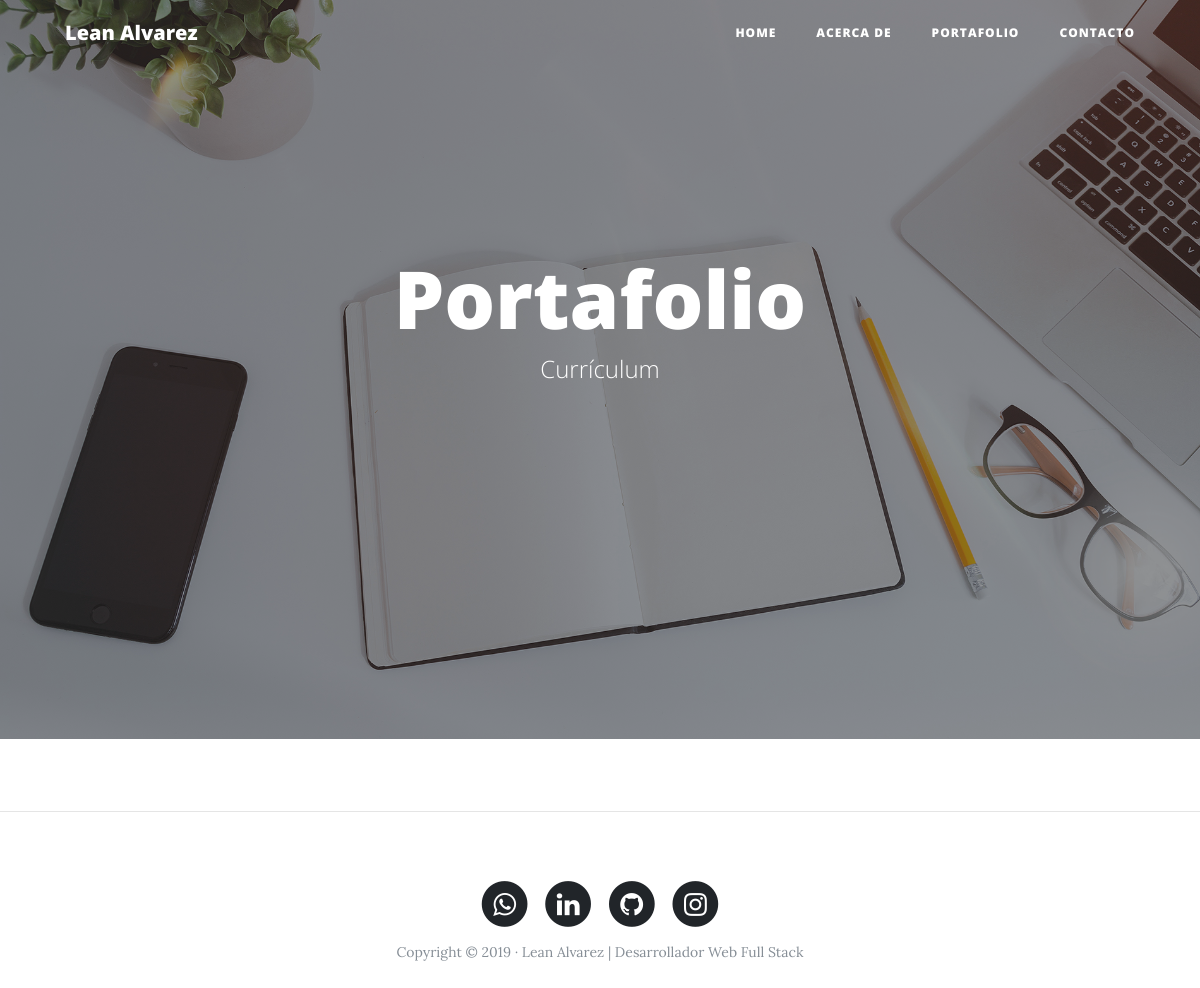
/portfolio/, run on an earlier commit of the app's database.
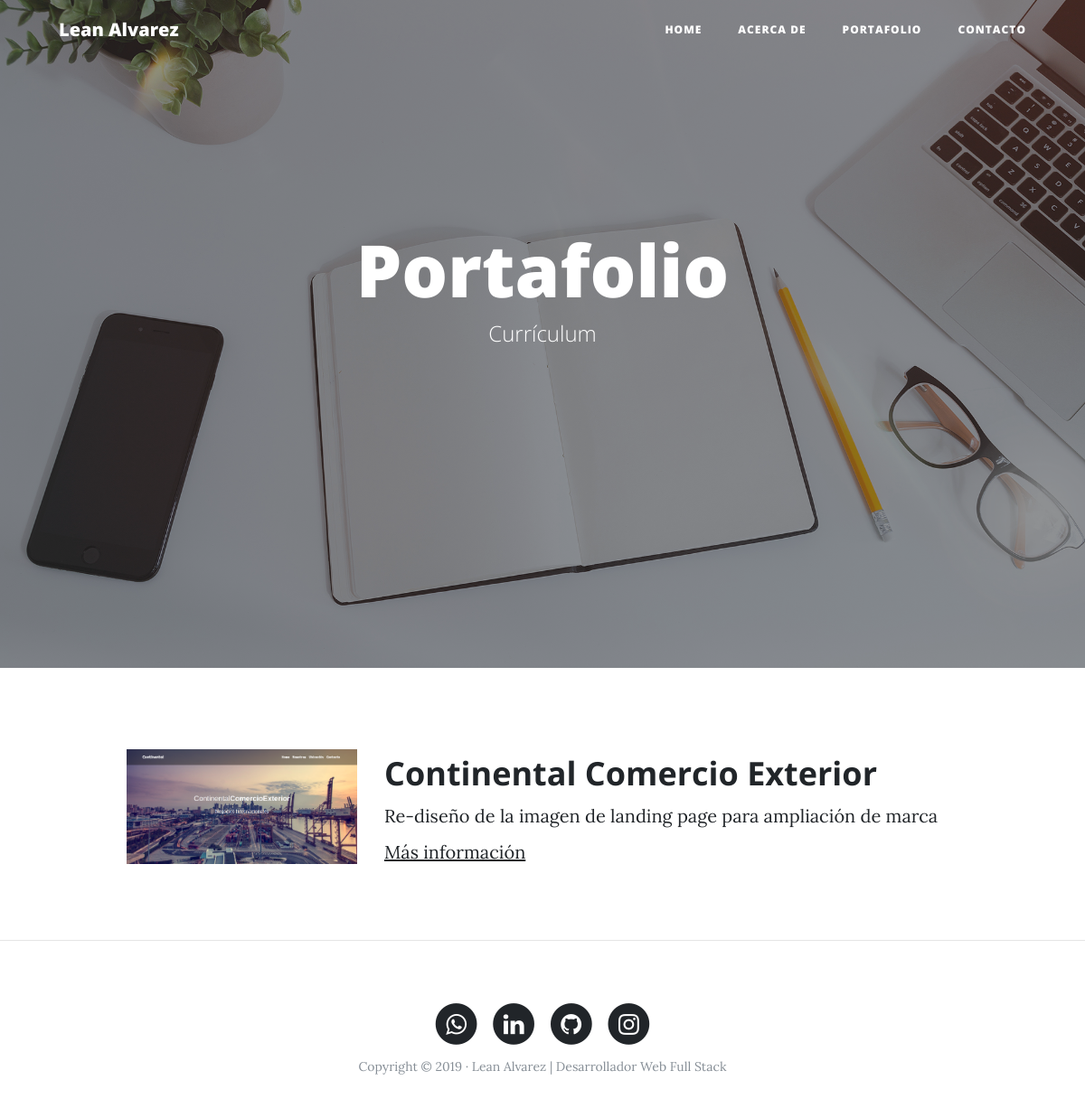
And on a later commit of the database.
### portfolio/models.py (models this page shows, shortened)
class Project(models.Model):
    title = models.CharField(max_length=200, verbose_name="Titulo")
    description = models.TextField(verbose_name="Descripción")
    image = models.ImageField(verbose_name="Imagen", upload_to="projects")
    links = models.URLField(verbose_name="Dirección Web", null=True, blank=True)
    created = models.DateTimeField(auto_now_add=True, verbose_name="Fecha de creación")
    updated = models.DateTimeField(auto_now=True, verbose_name="Fecha de edición")
    class Meta:
        verbose_name = "proyecto"
        verbose_name_plural = "proyectos"
        ordering = ["-created"]

### portfolio/views.py (the view)
# urls.py: path('portfolio/', portfolio_views.portfolio, name="portfolio"),
def portfolio(request):
    projects = Project.objects.all()
    return render(request, "portfolio/portfolio.html", {'projects':projects})

### portfolio/templates/portfolio/portfolio.html (shortened to what this page needs)
{% extends 'core/base.html' %}
{% block background %}{% load static %}{% static 'core/img/portfolio-bg.jpg' %}{% endblock %}
{% block headers %}
<h1>Portafolio</h1>
<span class="subheading">Currículum</span>
{% endblock %}
{% block content %}
    {% for project in projects %}
        <div class="row project">
            <div class="col-lg-3 col-md-4 offset-lg-1">
                <img class="img-fluid" src="{{ project.image.url }}" alt="">
            </div>
        <div class="col-lg-7 col-md-8">
                <h2 class="section-heading title">{{ project.title }}</h2>
            <p>{{ project.description }}</p>
            {% if project.links %}
                <p><a href="{{ project.links }}">Más información</a></p>
            {% endif %}
            </div>
        </div>
    {% endfor %}
{% endblock %}

### core/templates/core/base.html (shortened to what this page needs)
<!DOCTYPE html>
<html lang="es">
  <head>
    {% load static %}
    <link href="{% static 'core/vendor/bootstrap/css/bootstrap.min.css' %}" rel="stylesheet">
    <link href="{% static 'core/vendor/font-awesome/css/font-awesome.min.css' %}" rel="stylesheet" type="text/css">
    <link href="{% static 'core/css/clean-blog.min.css' %}" rel="stylesheet">
  </head>
  <body>
    <nav class="navbar navbar-expand-lg navbar-light fixed-top" id="mainNav">
      <div class="container">
        <a class="navbar-brand" href="{% url 'home' %}">Lean Alvarez</a>
        <div class="collapse navbar-collapse" id="navbarResponsive">
          <ul class="navbar-nav ml-auto">
            <li class="nav-item">
              <a class="nav-link" href="{% url 'home' %}">Home</a>
            </li>
            <li class="nav-item">
              <a class="nav-link" href="{% url 'about' %}">Acerca de</a>
            </li>
            <li class="nav-item">
              <a class="nav-link" href="{% url 'portfolio' %}">Portafolio</a>
            </li>
            <li class="nav-item">
              <a class="nav-link" href="{% url 'contact' %}">Contacto</a>
            </li>
          </ul>
        </div>
      </div>
    </nav>
    <header class="masthead" style="background-image: url('{% block background %} {% endblock %}')">
      <div class="overlay"></div>
      <div class="container">
        <div class="row">
          <div class="col-lg-8 col-md-10 mx-auto">
            <div class="site-heading">
              {% block headers %} {% endblock %}
            </div>
          </div>
        </div>
      </div>
    </header>
    <div class="container">
        {% block content %} {% endblock %}
    </div>
    <hr>
    <footer>
      <div class="container">
        <div class="row">
          <div class="col-lg-8 col-md-10 mx-auto">
            <ul class="list-inline text-center">
              <li class="list-inline-item">
                <a href="{% url 'contact' %}">
                  <span class="fa-stack fa-lg">
                    <i class="fa fa-circle fa-stack-2x"></i>
                    <i class="fa fa-whatsapp fa-stack-1x fa-inverse"></i>
                  </span>
                </a>
              </li>
              <li class="list-inline-item">
                <a href="https://www.linkedin.com/in/leandro-alvarez/">
                  <span class="fa-stack fa-lg">
                    <i class="fa fa-circle fa-stack-2x"></i>
                    <i class="fa fa-linkedin fa-stack-1x fa-inverse"></i>
                  </span>
                </a>
              </li>
              <li class="list-inline-item">
                <a href="https://github.com/LeanAlvarez/">
                  <span class="fa-stack fa-lg">
                    <i class="fa fa-circle fa-stack-2x"></i>
                    <i class="fa fa-github fa-stack-1x fa-inverse"></i>
                  </span>
                </a>
              </li>
              <li class="list-inline-item">
                <a href="https://www.instagram.com/leanalvarez.dev/">
                  <span class="fa-stack fa-lg">
                    <i class="fa fa-circle fa-stack-2x"></i>
                    <i class="fa fa-instagram fa-stack-1x fa-inverse"></i>
                  </span>
                </a>
              </li>
            </ul>
            <p class="copyright text-muted">Copyright &copy; 2019 · Lean Alvarez | Desarrollador Web Full Stack </p>
          </div>
        </div>
      </div>
    </footer>
  </body>
</html>

What changed in the data, as far as the page shows it:
added Project: image (picture), title "Continental Comercio Exterior", description "Re-diseño de la imagen de landing page para ampliación de marca"
